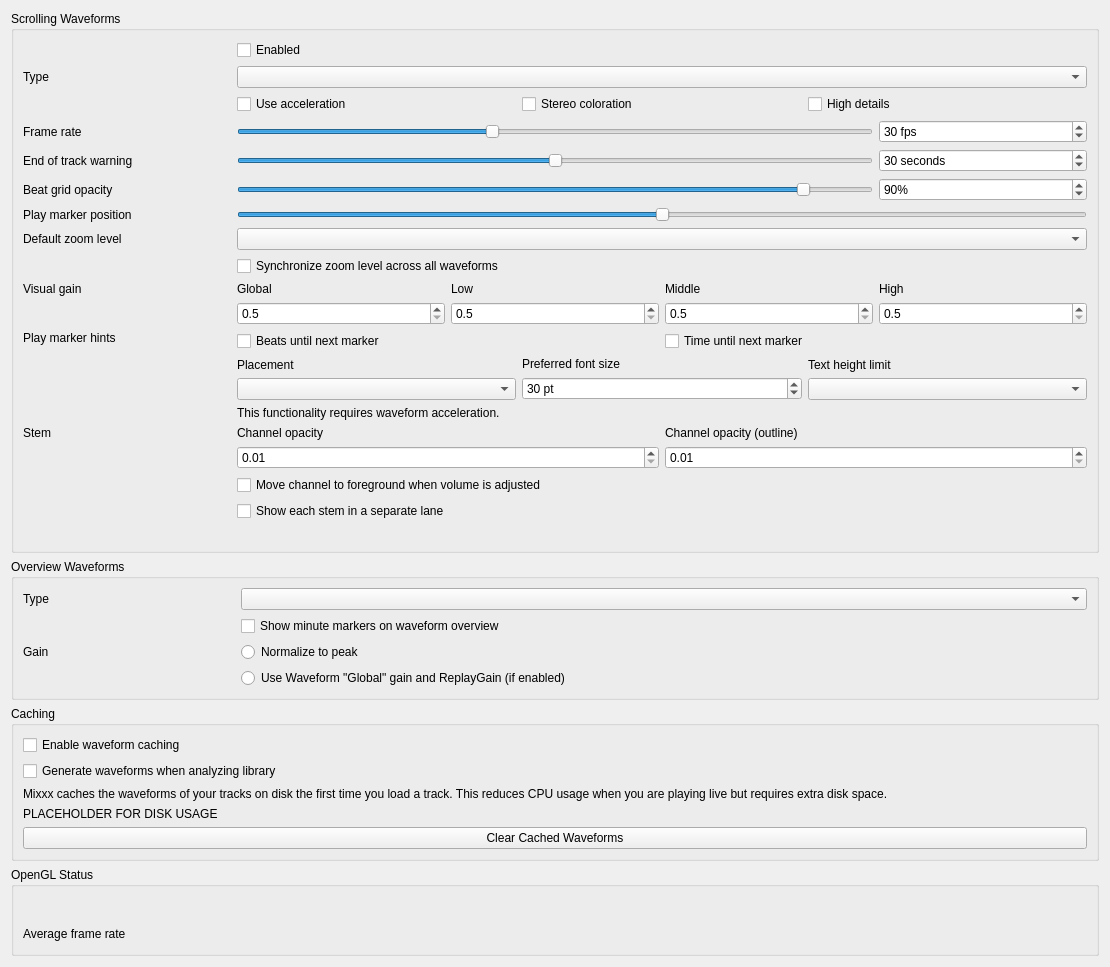
<?xml version="1.0" encoding="UTF-8"?>
<ui version="4.0">
 <class>DlgPrefWaveformDlg</class>
 <widget class="QWidget" name="DlgPrefWaveformDlg">
  <property name="geometry">
   <rect>
    <x>0</x>
    <y>0</y>
    <width>1110</width>
    <height>939</height>
   </rect>
  </property>
  <property name="windowTitle">
   <string>Waveform Preferences</string>
  </property>
  <layout class="QVBoxLayout" name="mainLayout">

  <item>
   <widget class="QGroupBox" name="waveform_groupbox">
    <property name="title">
     <string>Scrolling Waveforms</string>
    </property>
    <layout class="QGridLayout" name="waveform_layout">

     <item row="0" column="1">
      <widget class="QCheckBox" name="useWaveformCheckBox">
       <property name="text">
        <string>Enabled</string>
       </property>
      </widget>
     </item>

     <item row="1" column="0">
      <widget class="QLabel" name="waveformTypeLabel">
       <property name="sizePolicy">
        <sizepolicy hsizetype="Preferred" vsizetype="Preferred">
         <horstretch>0</horstretch>
         <verstretch>0</verstretch>
        </sizepolicy>
       </property>
       <property name="toolTip">
        <string extracomment="The big waveform summary shows the waveform envelope of the track near the current playback position."/>
       </property>
       <property name="text">
        <string>Type</string>
       </property>
       <property name="alignment">
        <set>Qt::AlignLeading|Qt::AlignLeft|Qt::AlignVCenter</set>
       </property>
       <property name="buddy">
        <cstring>waveformTypeComboBox</cstring>
       </property>
      </widget>
     </item>
     <item row="1" column="1" colspan="4">
      <widget class="QComboBox" name="waveformTypeComboBox">
       <property name="toolTip">
        <string>The waveform shows the waveform envelope of the track near the current playback position.
Select from different types of displays for the waveform, which differ primarily in the level of detail shown in the waveform.</string>
       </property>
      </widget>
     </item>

     <item row="2" column="1" colspan="4">
      <layout class="QHBoxLayout" name="waveform_render_options">
       <item>
        <widget class="QCheckBox" name="useAccelerationCheckBox">
         <property name="text">
          <string>Use acceleration</string>
         </property>
        </widget>
       </item>
       <item>
        <widget class="QCheckBox" name="splitLeftRightCheckBox">
         <property name="text">
          <string>Stereo coloration</string>
         </property>
        </widget>
       </item>
       <item>
        <widget class="QCheckBox" name="highDetailCheckBox">
         <property name="text">
          <string>High details</string>
         </property>
        </widget>
       </item>
      </layout>
     </item>

     <item row="4" column="0">
      <widget class="QLabel" name="frameRateLabel">
       <property name="text">
        <string>Frame rate</string>
       </property>
       <property name="alignment">
        <set>Qt::AlignLeading|Qt::AlignLeft|Qt::AlignVCenter</set>
       </property>
       <property name="buddy">
        <cstring>frameRateSlider</cstring>
       </property>
      </widget>
     </item>
     <item row="4" column="1" colspan="3">
      <widget class="QSlider" name="frameRateSlider">
       <property name="sizePolicy">
        <sizepolicy hsizetype="Preferred" vsizetype="Fixed">
         <horstretch>0</horstretch>
         <verstretch>0</verstretch>
        </sizepolicy>
       </property>
       <property name="maximumSize">
        <size>
         <width>16777215</width>
         <height>16777215</height>
        </size>
       </property>
       <property name="minimum">
        <number>10</number>
       </property>
       <property name="maximum">
        <number>60</number>
       </property>
       <property name="value">
        <number>30</number>
       </property>
       <property name="orientation">
        <enum>Qt::Horizontal</enum>
       </property>
      </widget>
     </item>
     <item row="4" column="4">
      <widget class="QSpinBox" name="frameRateSpinBox">
       <property name="toolTip">
        <string/>
       </property>
       <property name="suffix">
        <string> fps</string>
       </property>
       <property name="minimum">
        <number>10</number>
       </property>
       <property name="maximum">
        <number>60</number>
       </property>
       <property name="value">
        <number>30</number>
       </property>
      </widget>
     </item>

     <item row="5" column="0">
      <widget class="QLabel" name="endOfTrackWarningTimeLabel">
       <property name="text">
        <string>End of track warning</string>
       </property>
       <property name="alignment">
        <set>Qt::AlignLeading|Qt::AlignLeft|Qt::AlignVCenter</set>
       </property>
       <property name="buddy">
        <cstring>endOfTrackWarningTimeSlider</cstring>
       </property>
      </widget>
     </item>
     <item row="5" column="1" colspan="3">
      <widget class="QSlider" name="endOfTrackWarningTimeSlider">
       <property name="sizePolicy">
        <sizepolicy hsizetype="Preferred" vsizetype="Fixed">
         <horstretch>0</horstretch>
         <verstretch>0</verstretch>
        </sizepolicy>
       </property>
       <property name="maximumSize">
        <size>
         <width>16777215</width>
         <height>16777215</height>
        </size>
       </property>
       <property name="minimum">
        <number>0</number>
       </property>
       <property name="maximum">
        <number>60</number>
       </property>
       <property name="value">
        <number>30</number>
       </property>
       <property name="orientation">
        <enum>Qt::Horizontal</enum>
       </property>
      </widget>
     </item>
     <item row="5" column="4">
      <widget class="QSpinBox" name="endOfTrackWarningTimeSpinBox">
       <property name="toolTip">
        <string>Highlight the waveforms when the last seconds of a track remains.</string>
       </property>
       <property name="suffix">
        <string> seconds</string>
       </property>
       <property name="minimum">
        <number>0</number>
       </property>
       <property name="maximum">
        <number>60</number>
       </property>
       <property name="value">
        <number>30</number>
       </property>
      </widget>
     </item>

     <item row="6" column="0">
      <widget class="QLabel" name="BeatgridWaveform">
       <property name="toolTip">
        <string/>
       </property>
       <property name="midLineWidth">
        <number>6</number>
       </property>
       <property name="text">
        <string>Beat grid opacity</string>
       </property>
       <property name="alignment">
        <set>Qt::AlignLeading|Qt::AlignLeft|Qt::AlignVCenter</set>
       </property>
      </widget>
     </item>
     <item row="6" column="1" colspan="3">
      <widget class="QSlider" name="beatGridAlphaSlider">
       <property name="maximum">
        <number>100</number>
       </property>
       <property name="value">
        <number>90</number>
       </property>
       <property name="orientation">
        <enum>Qt::Horizontal</enum>
       </property>
      </widget>
     </item>
     <item row="6" column="4">
      <widget class="QSpinBox" name="beatGridAlphaSpinBox">
       <property name="toolTip">
        <string>Set amount of opacity on beat grid lines.</string>
       </property>
       <property name="suffix">
        <string>%</string>
       </property>
       <property name="maximum">
        <number>100</number>
       </property>
       <property name="value">
        <number>90</number>
       </property>
      </widget>
     </item>

     <item row="7" column="0">
      <widget class="QLabel" name="playMarkerPositionLabel">
       <property name="text">
        <string>Play marker position</string>
       </property>
      </widget>
     </item>
     <item row="7" column="1" colspan="4">
      <widget class="QSlider" name="playMarkerPositionSlider">
       <property name="sizePolicy">
        <sizepolicy hsizetype="Preferred" vsizetype="Fixed">
         <horstretch>0</horstretch>
         <verstretch>0</verstretch>
        </sizepolicy>
       </property>
       <property name="maximumSize">
        <size>
         <width>16777215</width>
         <height>16777215</height>
        </size>
       </property>
       <property name="toolTip">
        <string>Moves the play marker position on the waveforms to the left, right or center (default).</string>
       </property>
       <property name="minimum">
        <number>0</number>
       </property>
       <property name="maximum">
        <number>100</number>
       </property>
       <property name="value">
        <number>50</number>
       </property>
       <property name="orientation">
        <enum>Qt::Horizontal</enum>
       </property>
      </widget>
     </item>

     <item row="8" column="0">
      <widget class="QLabel" name="defaultZoomLabel">
       <property name="text">
        <string extracomment="Waveform zoom">Default zoom level</string>
       </property>
       <property name="alignment">
        <set>Qt::AlignLeading|Qt::AlignLeft|Qt::AlignVCenter</set>
       </property>
       <property name="buddy">
        <cstring>defaultZoomComboBox</cstring>
       </property>
      </widget>
     </item>
     <item row="8" column="1" colspan="4">
      <widget class="QComboBox" name="defaultZoomComboBox"/>
     </item>

     <item row="9" column="1" colspan="4">
      <widget class="QCheckBox" name="synchronizeZoomCheckBox">
       <property name="toolTip">
        <string>Synchronize zoom level across all waveform displays.</string>
       </property>
       <property name="text">
        <string>Synchronize zoom level across all waveforms</string>
       </property>
      </widget>
     </item>

     <item row="10" column="0">
      <widget class="QLabel" name="visualGainLabel">
       <property name="text">
        <string>Visual gain</string>
       </property>
       <property name="alignment">
        <set>Qt::AlignLeading|Qt::AlignLeft|Qt::AlignTop</set>
       </property>
       <property name="buddy">
        <cstring>allVisualGain</cstring>
       </property>
      </widget>
     </item>
     <item row="10" column="1" colspan="4">
      <layout class="QGridLayout" name="gridLayout_3">
       <item row="0" column="0">
        <widget class="QLabel" name="visualGainLabel_global">
         <property name="text">
          <string>Global</string>
         </property>
         <property name="alignment">
          <set>Qt::AlignLeading|Qt::AlignLeft|Qt::AlignVCenter</set>
         </property>
         <property name="buddy">
          <cstring>allVisualGain</cstring>
         </property>
        </widget>
       </item>
       <item row="0" column="1">
        <widget class="QLabel" name="visualGainLabel_low">
         <property name="text">
          <string>Low</string>
         </property>
         <property name="alignment">
          <set>Qt::AlignLeading|Qt::AlignLeft|Qt::AlignVCenter</set>
         </property>
         <property name="buddy">
          <cstring>lowVisualGain</cstring>
         </property>
        </widget>
       </item>
       <item row="0" column="2">
        <widget class="QLabel" name="visualGainLabel_mid">
         <property name="text">
          <string>Middle</string>
         </property>
         <property name="alignment">
          <set>Qt::AlignLeading|Qt::AlignLeft|Qt::AlignVCenter</set>
         </property>
         <property name="buddy">
          <cstring>midVisualGain</cstring>
         </property>
        </widget>
       </item>
       <item row="0" column="3">
        <widget class="QLabel" name="visualGainLabel_high">
         <property name="text">
          <string>High</string>
         </property>
         <property name="alignment">
          <set>Qt::AlignLeading|Qt::AlignLeft|Qt::AlignVCenter</set>
         </property>
         <property name="buddy">
          <cstring>highVisualGain</cstring>
         </property>
        </widget>
       </item>

       <item row="1" column="0">
        <widget class="QDoubleSpinBox" name="allVisualGain">
         <property name="toolTip">
          <string>Global visual gain</string>
         </property>
         <property name="decimals">
          <number>1</number>
         </property>
         <property name="minimum">
          <double>0.500000000000000</double>
         </property>
         <property name="maximum">
          <double>5.000000000000000</double>
         </property>
         <property name="singleStep">
          <double>0.100000000000000</double>
         </property>
        </widget>
       </item>
       <item row="1" column="1">
        <widget class="QDoubleSpinBox" name="lowVisualGain">
         <property name="toolTip">
          <string>Visual gain of the low frequencies</string>
         </property>
         <property name="decimals">
          <number>1</number>
         </property>
         <property name="minimum">
          <double>0.500000000000000</double>
         </property>
         <property name="maximum">
          <double>5.000000000000000</double>
         </property>
         <property name="singleStep">
          <double>0.100000000000000</double>
         </property>
        </widget>
       </item>
       <item row="1" column="2">
        <widget class="QDoubleSpinBox" name="midVisualGain">
         <property name="toolTip">
          <string>Visual gain of the middle frequencies</string>
         </property>
         <property name="decimals">
          <number>1</number>
         </property>
         <property name="minimum">
          <double>0.500000000000000</double>
         </property>
         <property name="maximum">
          <double>5.000000000000000</double>
         </property>
         <property name="singleStep">
          <double>0.100000000000000</double>
         </property>
        </widget>
       </item>
       <item row="1" column="3">
        <widget class="QDoubleSpinBox" name="highVisualGain">
         <property name="toolTip">
          <string>Visual gain of the high frequencies</string>
         </property>
         <property name="decimals">
          <number>1</number>
         </property>
         <property name="minimum">
          <double>0.500000000000000</double>
         </property>
         <property name="maximum">
          <double>5.000000000000000</double>
         </property>
         <property name="singleStep">
          <double>0.100000000000000</double>
         </property>
        </widget>
       </item>
      </layout>
     </item>

     <item row="11" column="0">
      <widget class="QLabel" name="marker_hints_label">
       <property name="text">
        <string>Play marker hints</string>
       </property>
       <property name="alignment">
        <set>Qt::AlignLeading|Qt::AlignLeft|Qt::AlignTop</set>
       </property>
      </widget>
     </item>
     <item row="11" column="1" colspan="2">
      <widget class="QCheckBox" name="untilMarkShowBeatsCheckBox">
       <property name="text">
        <string>Beats until next marker</string>
       </property>
      </widget>
     </item>
     <item row="11" column="3" colspan="2">
      <widget class="QCheckBox" name="untilMarkShowTimeCheckBox">
       <property name="text">
        <string>Time until next marker</string>
       </property>
      </widget>
     </item>

     <item row="12" column="1" colspan="4">
      <layout class="QHBoxLayout" name="marker_option_layout">
       <item>
        <layout class="QVBoxLayout" name="marker_options_placement_layout">
         <item>
          <widget class="QLabel" name="untilMarkAlignLabel">
           <property name="text">
            <string>Placement</string>
           </property>
           <property name="alignment">
            <set>Qt::AlignLeading|Qt::AlignLeft|Qt::AlignVCenter</set>
           </property>
           <property name="buddy">
            <cstring>untilMarkAlignComboBox</cstring>
           </property>
          </widget>
         </item>
         <item>
          <widget class="QComboBox" name="untilMarkAlignComboBox"/>
         </item>
        </layout>
       </item>

       <item>
        <layout class="QVBoxLayout" name="marker_options_font_layout">
         <item>
          <widget class="QLabel" name="untilMarkTextPointSizeLabel">
           <property name="text">
            <string>Preferred font size</string>
           </property>
           <property name="alignment">
            <set>Qt::AlignLeading|Qt::AlignLeft|Qt::AlignVCenter</set>
           </property>
           <property name="buddy">
            <cstring>untilMarkTextPointSizeSpinBox</cstring>
           </property>
          </widget>
         </item>
         <item>
          <widget class="QSpinBox" name="untilMarkTextPointSizeSpinBox">
           <property name="toolTip">
            <string/>
           </property>
           <property name="suffix">
            <string> pt</string>
           </property>
           <property name="minimum">
            <number>10</number>
           </property>
           <property name="maximum">
            <number>100</number>
           </property>
           <property name="value">
            <number>30</number>
           </property>
          </widget>
         </item>
        </layout>
       </item>

       <item>
        <layout class="QVBoxLayout" name="marker_options_textheight_layout">
         <item>
          <widget class="QLabel" name="untilMarkTextHeightLimitLabel">
           <property name="text">
            <string>Text height limit</string>
           </property>
           <property name="alignment">
            <set>Qt::AlignLeading|Qt::AlignLeft|Qt::AlignVCenter</set>
           </property>
           <property name="buddy">
            <cstring>untilMarkTextHeightLimitComboBox</cstring>
           </property>
          </widget>
         </item>
         <item>
          <widget class="QComboBox" name="untilMarkTextHeightLimitComboBox"/>
         </item>
        </layout>
       </item>

      </layout><!-- marker_option_layout -->
     </item>

     <item row="13" column="1" colspan="4">
      <widget class="QLabel" name="requiresGLSLLabel">
       <property name="text">
        <string>This functionality requires waveform acceleration.</string>
       </property>
       <property name="alignment">
        <set>Qt::AlignLeading|Qt::AlignLeft|Qt::AlignVCenter</set>
       </property>
      </widget>
     </item>

     <item row="14" column="0">
      <widget class="QLabel" name="stemOpacityLabel">
       <property name="text">
        <string>Stem</string>
       </property>
       <property name="alignment">
        <set>Qt::AlignLeading|Qt::AlignLeft|Qt::AlignTop</set>
       </property>
       <property name="buddy">
        <cstring>stemOpacitySpinBox</cstring>
       </property>
      </widget>
     </item>
     <item row="14" column="1" colspan="4">
      <layout class="QGridLayout" name="stemOpacityGridLayout">
       <item row="0" column="0">
        <widget class="QLabel" name="stemOpacityMainLabel">
         <property name="text">
          <string>Channel opacity</string>
         </property>
         <property name="alignment">
          <set>Qt::AlignLeading|Qt::AlignLeft|Qt::AlignVCenter</set>
         </property>
         <property name="buddy">
          <cstring>stemOpacitySpinBox</cstring>
         </property>
        </widget>
       </item>
       <item row="0" column="1">
        <widget class="QLabel" name="stemOpacityOutlineLabel">
         <property name="text">
          <string>Channel opacity (outline)</string>
         </property>
         <property name="alignment">
          <set>Qt::AlignLeading|Qt::AlignLeft|Qt::AlignVCenter</set>
         </property>
         <property name="buddy">
          <cstring>stemOutlineOpacitySpinBox</cstring>
         </property>
        </widget>
       </item>

       <item row="1" column="0">
        <widget class="QDoubleSpinBox" name="stemOpacitySpinBox">
         <property name="toolTip">
          <string>Main stem opacity</string>
         </property>
         <property name="decimals">
          <number>2</number>
         </property>
         <property name="minimum">
          <double>0.010000000000000</double>
         </property>
         <property name="maximum">
          <double>1.000000000000000</double>
         </property>
         <property name="singleStep">
          <double>0.010000000000000</double>
         </property>
        </widget>
       </item>
       <item row="1" column="1">
        <widget class="QDoubleSpinBox" name="stemOutlineOpacitySpinBox">
         <property name="toolTip">
          <string>Outline stem opacity</string>
         </property>
         <property name="decimals">
          <number>2</number>
         </property>
         <property name="minimum">
          <double>0.010000000000000</double>
         </property>
         <property name="maximum">
          <double>1.000000000000000</double>
         </property>
         <property name="singleStep">
          <double>0.010000000000000</double>
         </property>
        </widget>
       </item>
       <item row="2" column="0" colspan="2">
        <widget class="QCheckBox" name="stemReorderLayerOnChangedCheckBox">
         <property name="text">
          <string>Move channel to foreground when volume is adjusted</string>
         </property>
        </widget>
       </item>
       <item row="3" column="0" colspan="2">
        <widget class="QCheckBox" name="stemSplitTracksCheckBox">
         <property name="toolTip">
          <string>Draw each stem in its own horizontal lane instead of overlaying all four stems in one waveform.</string>
         </property>
         <property name="text">
          <string>Show each stem in a separate lane</string>
         </property>
        </widget>
       </item>
      </layout>
     </item>

     <item row="15" column="1" colspan="4">
      <widget class="QLabel" name="requiresGLSLLabel2">
       <property name="alignment">
        <set>Qt::AlignLeading|Qt::AlignLeft|Qt::AlignVCenter</set>
       </property>
      </widget>
     </item>

    </layout>
   </widget>
  </item><!-- waveform groupbox -->

  <item>
   <widget class="QGroupBox" name="overview_groupbox">
    <property name="title">
     <string>Overview Waveforms</string>
    </property>
    <layout class="QGridLayout" name="overview_layout">

     <item row="0" column="0">
      <widget class="QLabel" name="waveformOverviewLabel">
       <property name="toolTip">
        <string extracomment="The smaller, zoomed-out version of the waveform shows the various markers within the track as well as the waveform envelope of the entire track."/>
       </property>
       <property name="text">
        <string>Type</string>
       </property>
      </widget>
     </item>
     <item row="0" column="1" colspan="4">
      <widget class="QComboBox" name="waveformOverviewComboBox">
       <property name="toolTip">
        <string>The waveform overview shows the waveform envelope of the entire track.
Select from different types of displays for the waveform overview, which differ primarily in the level of detail shown in the waveform.</string>
       </property>
      </widget>
     </item>

     <item row="1" column="1" colspan="4">
      <widget class="QCheckBox" name="overviewMinuteMarkersCheckBox">
       <property name="text">
        <string>Show minute markers on waveform overview</string>
       </property>
      </widget>
     </item>

     <item row="2" column="0">
      <widget class="QLabel" name="overview_gain_label">
       <property name="toolTip">
        <string extracomment="Select a gain mode for the waveform overview."/>
       </property>
       <property name="text">
        <string>Gain</string>
       </property>
      </widget>
     </item>
     <item row="2" column="1" colspan="4">
      <widget class="QRadioButton" name="overview_scale_normalize">
       <property name="text">
        <string>Normalize to peak</string>
       </property>
       <attribute name="buttonGroup">
        <string notr="true">overview_scale_options</string>
       </attribute>
      </widget>
     </item>
     <item row="3" column="1" colspan="4">
      <widget class="QRadioButton" name="overview_scale_allReplayGain">
       <property name="text">
        <string extracomment="'Global' refers to the 'Global' visual gain in the scrolling waveform settings">Use Waveform "Global" gain and ReplayGain (if enabled)</string>
       </property>
       <attribute name="buttonGroup">
        <string notr="true">overview_scale_options</string>
       </attribute>
      </widget>
     </item>

    </layout>
   </widget>
  </item><!-- overview_groupbox -->

  <item>
   <widget class="QGroupBox" name="caching_groupbox">
    <property name="title">
     <string>Caching</string>
    </property>
    <layout class="QVBoxLayout" name="caching_layout">
     <item>
      <widget class="QCheckBox" name="enableWaveformCaching">
       <property name="text">
        <string>Enable waveform caching</string>
       </property>
      </widget>
     </item>
     <item>
      <widget class="QCheckBox" name="enableWaveformGenerationWithAnalysis">
       <property name="text">
        <string>Generate waveforms when analyzing library</string>
       </property>
      </widget>
     </item>
     <item>
      <widget class="QLabel" name="waveformCachingInfo">
       <property name="text">
        <string>Mixxx caches the waveforms of your tracks on disk the first time you load a track. This reduces CPU usage when you are playing live but requires extra disk space.</string>
       </property>
       <property name="wordWrap">
        <bool>true</bool>
       </property>
      </widget>
     </item>
     <item>
      <widget class="QLabel" name="waveformDiskUsage">
       <property name="sizePolicy">
        <sizepolicy hsizetype="Expanding" vsizetype="Minimum">
         <horstretch>0</horstretch>
         <verstretch>0</verstretch>
        </sizepolicy>
       </property>
       <property name="text">
        <string notr="true">PLACEHOLDER FOR DISK USAGE</string>
       </property>
       <property name="wordWrap">
        <bool>true</bool>
       </property>
      </widget>
     </item>
     <item>
      <widget class="QPushButton" name="clearCachedWaveforms">
       <property name="text">
        <string>Clear Cached Waveforms</string>
       </property>
      </widget>
     </item>
    </layout>
   </widget>
  </item><!-- caching_groupbox -->

  <item>
   <widget class="QGroupBox" name="opengl_status_groupbox">
    <property name="title">
     <string>OpenGL Status</string>
    </property>
    <layout class="QGridLayout" name="opengl_status_layout">
     <item row="0" column="0" colspan="3">
      <widget class="QLabel" name="openGlStatusData">
       <property name="sizePolicy">
        <sizepolicy hsizetype="Expanding" vsizetype="Minimum">
         <horstretch>0</horstretch>
         <verstretch>0</verstretch>
        </sizepolicy>
       </property>
       <property name="toolTip">
        <string>Displays which OpenGL version is supported by the current platform.</string>
       </property>
       <property name="text">
        <string/>
       </property>
       <property name="wordWrap">
        <bool>true</bool>
       </property>
       <property name="textInteractionFlags">
        <set>Qt::TextSelectableByKeyboard|Qt::TextSelectableByMouse</set>
       </property>
      </widget>
     </item>
     <item row="1" column="0">
      <widget class="QLabel" name="openGlStatusLabel_2">
       <property name="toolTip">
        <string/>
       </property>
       <property name="text">
        <string>Average frame rate</string>
       </property>
       <property name="alignment">
        <set>Qt::AlignLeading|Qt::AlignLeft|Qt::AlignVCenter</set>
       </property>
      </widget>
     </item>
     <item row="1" column="1" colspan="2">
      <widget class="QLabel" name="frameRateAverage">
       <property name="toolTip">
        <string>Displays the actual frame rate.</string>
       </property>
       <property name="text">
        <string/>
       </property>
      </widget>
     </item>
    </layout>
   </widget>
  </item><!-- opengl_status_groupbox -->

 </layout>
 </widget>
 <tabstops>
  <tabstop>useWaveformCheckBox</tabstop>
  <tabstop>waveformTypeComboBox</tabstop>
  <tabstop>useAccelerationCheckBox</tabstop>
  <tabstop>splitLeftRightCheckBox</tabstop>
  <tabstop>highDetailCheckBox</tabstop>
  <tabstop>frameRateSlider</tabstop>
  <tabstop>frameRateSpinBox</tabstop>
  <tabstop>endOfTrackWarningTimeSlider</tabstop>
  <tabstop>endOfTrackWarningTimeSpinBox</tabstop>
  <tabstop>beatGridAlphaSlider</tabstop>
  <tabstop>beatGridAlphaSpinBox</tabstop>
  <tabstop>playMarkerPositionSlider</tabstop>
  <tabstop>defaultZoomComboBox</tabstop>
  <tabstop>synchronizeZoomCheckBox</tabstop>
  <tabstop>allVisualGain</tabstop>
  <tabstop>lowVisualGain</tabstop>
  <tabstop>midVisualGain</tabstop>
  <tabstop>highVisualGain</tabstop>
  <tabstop>untilMarkShowBeatsCheckBox</tabstop>
  <tabstop>untilMarkShowTimeCheckBox</tabstop>
  <tabstop>untilMarkAlignComboBox</tabstop>
  <tabstop>untilMarkTextPointSizeSpinBox</tabstop>
  <tabstop>untilMarkTextHeightLimitComboBox</tabstop>
  <tabstop>waveformOverviewComboBox</tabstop>
  <tabstop>overviewMinuteMarkersCheckBox</tabstop>
  <tabstop>overview_scale_normalize</tabstop>
  <tabstop>overview_scale_allReplayGain</tabstop>
  <tabstop>enableWaveformCaching</tabstop>
  <tabstop>enableWaveformGenerationWithAnalysis</tabstop>
  <tabstop>clearCachedWaveforms</tabstop>
 </tabstops>
 <buttongroups>
  <buttongroup name="overview_scale_options"/>
 </buttongroups>
 <resources/>
 <connections/>
</ui>
